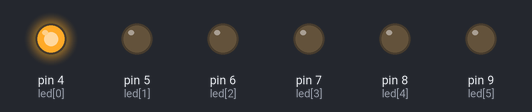
Simulated run of this sketch. Board: Arduino Uno, built with avr-gcc and run on an emulated ATmega328P. Parts: output pins drawn as LEDs (lit = HIGH).

Above: at 2.12 s.
At 11.47 s:
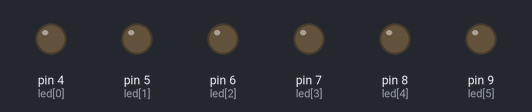
At 14.5 s:
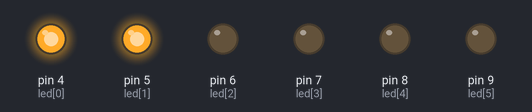
At 18.0 s:
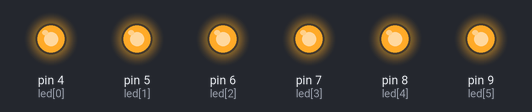
At 20.5 s:
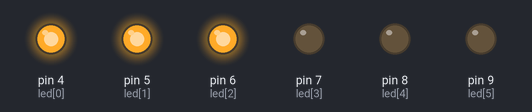
At 26.8 s:
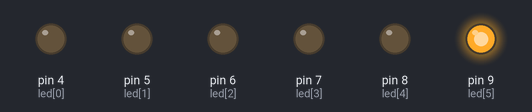
Timing chart, 0 to 30.0 s (numbered marks = the images above):
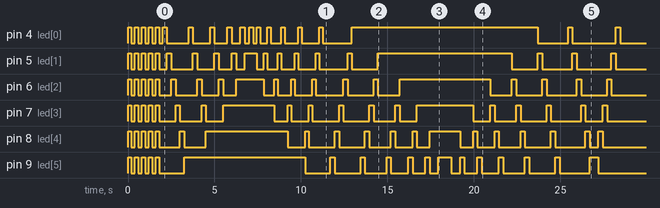

The sketch:

test_optimizado.ino
```cpp
bool Boton_Estado = false;
int Hora = 0;
const int boton = 2;
const int led[] = {4, 5, 6, 7, 8, 9};
const int nled = 6;

void setup() {
  for (int i = 0; i < nled; i++){
    pinMode(led[i], OUTPUT);
  }
  pinMode(boton, INPUT);
}

// Encender todos
void todosON(){
  for (int i = 0; i < nled; i++){
    digitalWrite(led[i], HIGH);
  }
}

// Apagar todos
void todosOFF(){
  for (int i = 0; i < nled; i++){
    digitalWrite(led[i], LOW);
  }
}

// Parpadeo general
void parpadeo(int veces, int tiempo){
  for (int i = 0; i < veces; i++){
    todosON();
    delay(tiempo);
    todosOFF();
    delay(tiempo);
  }
}

// Secuencia ascendente
void ascendente(){
  for ( int j = nled; j > 0; j--){
    for (int i = 0; i < j; i++){
      digitalWrite(led[i], HIGH);
      digitalWrite(led[i-1], LOW);
      delay(250);
    }
  }
}

// Ida
void ida(){
  for ( int j = 0; j < nled; j++){
    for (int i = j ; i >= 0 ; i--){
      digitalWrite(led[i], LOW);
      digitalWrite(led[i-1], HIGH);
      delay(200);
    }
  }
}

// Secuencia descendente
void descendente(){
  for ( int j = 0; j <= nled; j++){
    for (int i = nled; i >= j ; i--){
      digitalWrite(led[i], HIGH);
      digitalWrite(led[i+1], LOW);
      delay(250);
    }
  }
}

// Vuelta
void vuelta(){
  for ( int j = nled; j >= 0 ; j--){
    for (int i = j ; i <= nled ; i++){
      digitalWrite(led[i], LOW);
      digitalWrite(led[i+1], HIGH);
      delay(250);
    }
  }
}

// Salto del conejo
void conejo(){
  for (int i = 0 ; i<nled; i++){
    digitalWrite(led[i], HIGH);
    digitalWrite(led[i-1], LOW);
    delay(250);
  }
  for (int i = nled ; i >= 0 ; i--){
    digitalWrite(led[i], LOW);
    digitalWrite(led[i-1], HIGH);
    delay(250);
  }
}

void loop() {

  if (Hora == 0){

    parpadeo(5, 200);
    ascendente();
    ida();
    descendente();
    vuelta();
    conejo();
    Hora++;
  }
}
```

Measured:
- by itself, pin 4 (led[0]): LOW → HIGH at 0.00 s, → LOW 0.20 s later, → HIGH 0.20 s later, → LOW 0.20 s later, … (38 changes in this stretch)
- by itself, pin 5 (led[1]): LOW → HIGH at 0.00 s, → LOW 0.20 s later, → HIGH 0.20 s later, → LOW 0.20 s later, … (38 changes in this stretch)
- by itself, pin 6 (led[2]): LOW → HIGH at 0.00 s, → LOW 0.20 s later, → HIGH 0.20 s later, → LOW 0.20 s later, … (38 changes in this stretch)
- by itself, pin 7 (led[3]): LOW → HIGH at 0.00 s, → LOW 0.20 s later, → HIGH 0.20 s later, → LOW 0.20 s later, … (38 changes in this stretch)
- by itself, pin 8 (led[4]): LOW → HIGH at 0.00 s, → LOW 0.20 s later, → HIGH 0.20 s later, → LOW 0.20 s later, … (38 changes in this stretch)
- by itself, pin 9 (led[5]): LOW → HIGH at 0.00 s, → LOW 0.20 s later, → HIGH 0.20 s later, → LOW 0.20 s later, … (36 changes in this stretch)
